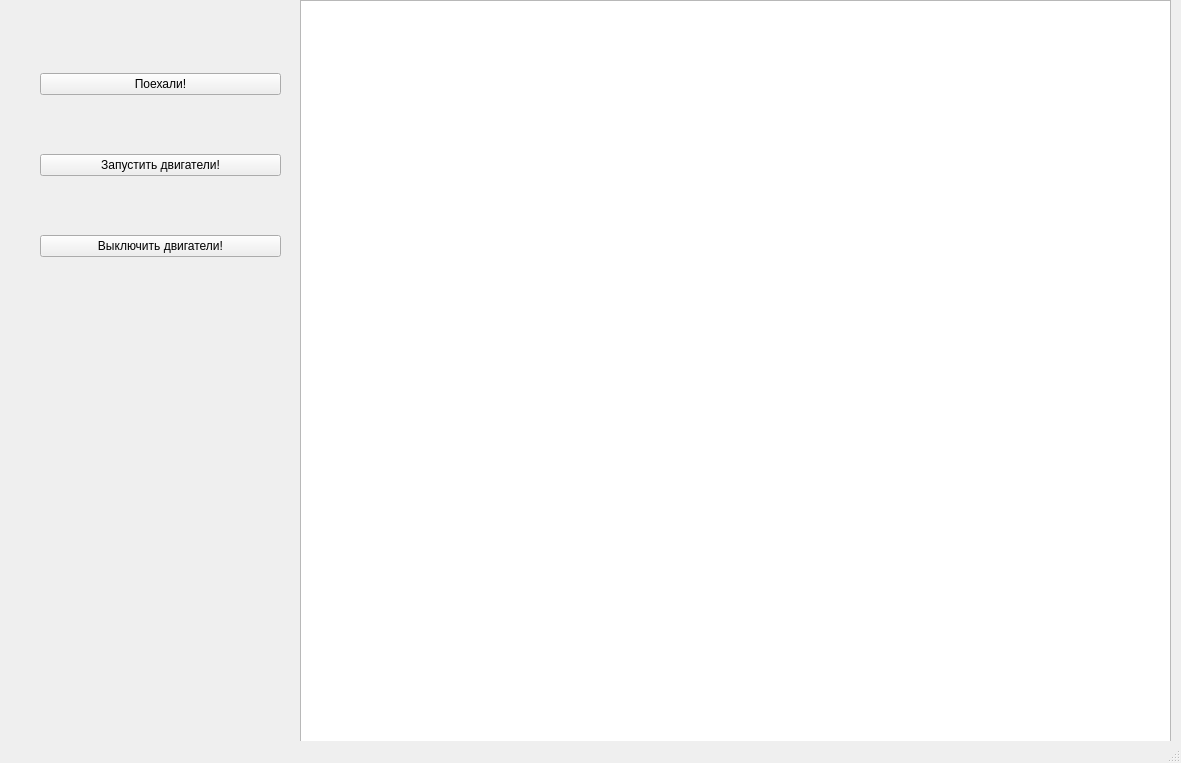
<?xml version="1.0" encoding="UTF-8"?>
<ui version="4.0">
 <class>MainWindow</class>
 <widget class="QMainWindow" name="MainWindow">
  <property name="geometry">
   <rect>
    <x>0</x>
    <y>0</y>
    <width>1181</width>
    <height>763</height>
   </rect>
  </property>
  <property name="windowTitle">
   <string>MainWindow</string>
  </property>
  <widget class="QWidget" name="centralwidget">
   <widget class="QGraphicsView" name="graphicsView">
    <property name="geometry">
     <rect>
      <x>300</x>
      <y>0</y>
      <width>871</width>
      <height>751</height>
     </rect>
    </property>
   </widget>
   <widget class="QWidget" name="">
    <property name="geometry">
     <rect>
      <x>40</x>
      <y>20</y>
      <width>241</width>
      <height>291</height>
     </rect>
    </property>
    <layout class="QVBoxLayout" name="verticalLayout">
     <item>
      <widget class="QPushButton" name="go">
       <property name="text">
        <string>Поехали!</string>
       </property>
      </widget>
     </item>
     <item>
      <widget class="QPushButton" name="start">
       <property name="text">
        <string>Запустить двигатели!</string>
       </property>
      </widget>
     </item>
     <item>
      <widget class="QPushButton" name="off">
       <property name="text">
        <string>Выключить двигатели!</string>
       </property>
      </widget>
     </item>
    </layout>
   </widget>
  </widget>
  <widget class="QMenuBar" name="menubar">
   <property name="geometry">
    <rect>
     <x>0</x>
     <y>0</y>
     <width>1181</width>
     <height>22</height>
    </rect>
   </property>
  </widget>
  <widget class="QStatusBar" name="statusbar"/>
 </widget>
 <resources/>
 <connections/>
</ui>
